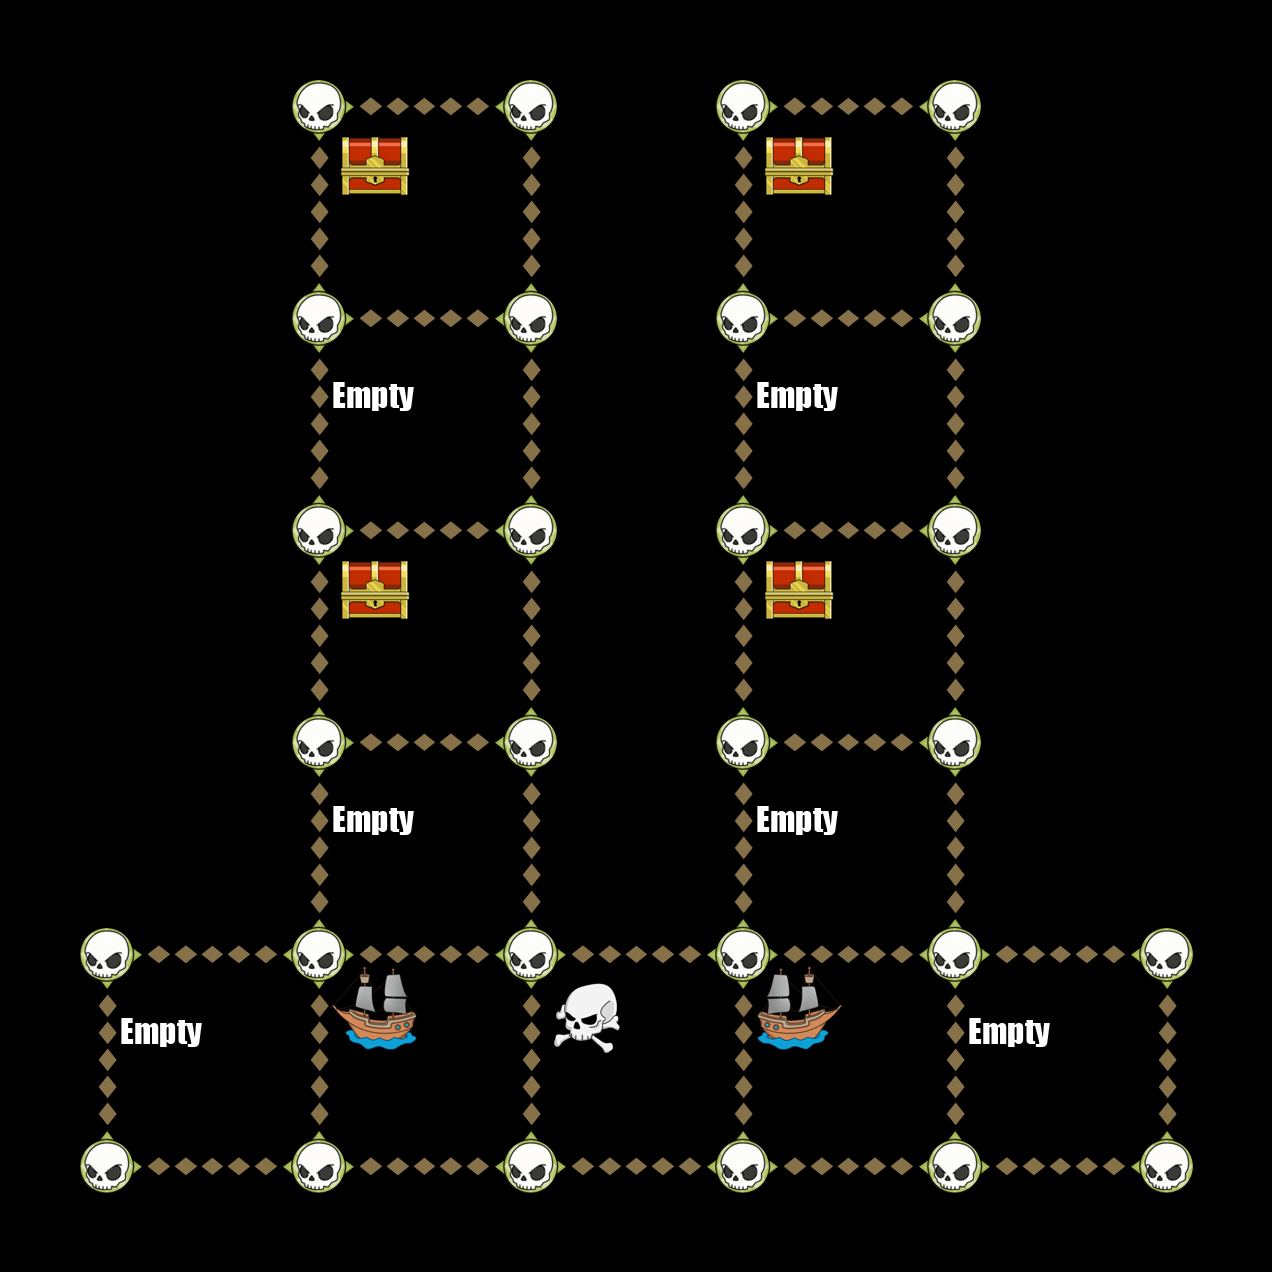

A level layout from a 2D game, rendered from its tile map. Below: a short description, then the map file with tile-grid data replaced by summaries:
An orthogonal 6x6 tile map with 212x212 px tiles, 6 tile layers (Down, Up, Left, Right, ...).

<map version="1.0" orientation="orthogonal" width="6" height="6" tilewidth="212" tileheight="212">
 <tileset firstgid="1" name="TileGraphic_Final-ipadhd" tilewidth="212" tileheight="212">
  <image source="TileGraphic_Final-ipadhd.png" width="636" height="1060" />
  <tile id="0">
   <properties>
    <property name="LineFilled" value="True" />
   </properties>
  </tile>
  <tile id="2">
   <properties>
    <property name="Item" value="TreasureBox" />
   </properties>
  </tile>
  <tile id="4">
   <properties>
    <property name="RowFilled" value="True" />
   </properties>
  </tile>
  <tile id="6">
   <properties>
    <property name="Item" value="CannonLeft" />
   </properties>
  </tile>
  <tile id="7">
   <properties>
    <property name="Item" value="ShipRight" />
   </properties>
  </tile>
  <tile id="8">
   <properties>
    <property name="Item" value="MapOne" />
   </properties>
  </tile>
  <tile id="9">
   <properties>
    <property name="Item" value="CannonRight" />
   </properties>
  </tile>
  <tile id="10">
   <properties>
    <property name="Item" value="ShipLeft" />
   </properties>
  </tile>
  <tile id="11">
   <properties>
    <property name="Item" value="MapTwo" />
   </properties>
  </tile>
  <tile id="12">
   <properties>
    <property name="Item" value="Empty" />
   </properties>
  </tile>
  <tile id="13">
   <properties>
    <property name="Item" value="Skull" />
   </properties>
  </tile>
  <tile id="14">
   <properties>
    <property name="Item" value="Fog" />
   </properties>
  </tile>
 </tileset>
 <layer name="Down" width="6" height="6">
  <data>[36 cells, 22 non-empty, 1 distinct tile ids]</data>
 </layer>
 <layer name="Up" width="6" height="6">
  <data>[36 cells, 22 non-empty, 1 distinct tile ids]</data>
 </layer>
 <layer name="Left" width="6" height="6">
  <data>[36 cells, 18 non-empty, 1 distinct tile ids]</data>
 </layer>
 <layer name="Right" width="6" height="6">
  <data>[36 cells, 18 non-empty, 1 distinct tile ids]</data>
 </layer>
 <layer name="Dots" width="6" height="6">
  <data>[36 cells, 28 non-empty, 1 distinct tile ids]</data>
 </layer>
 <layer name="Items" width="6" height="6">
  <data>[36 cells, 13 non-empty, 5 distinct tile ids]</data>
 </layer>
</map>
